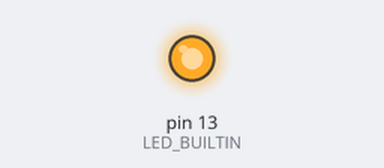
The sketch below on a simulated Arduino Uno, built with avr-gcc and run on an emulated ATmega328P. Shown: output pins drawn as LEDs (lit = HIGH).

Above: at 0.8 s.
At 7.3 s:
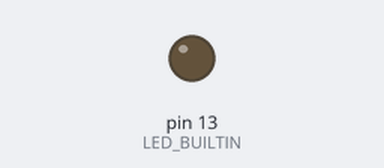
Timing chart, 0 to 9.0 s (numbered marks = the images above):
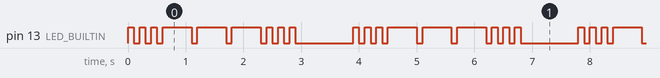

Measured:
- by itself, pin 13 (LED_BUILTIN): repeats every 3.9 s: 2 × (LOW 0.10 s, HIGH 0.10 s), 3 × (LOW 0.10 s, HIGH 0.50 s), 3 × (LOW 0.10 s, HIGH 0.10 s), LOW 1.0 s, HIGH 0.10 s
- by itself, everything shown: repeats every 3.9 s, in 18 steps

The sketch:

SOS.ino
```cpp
// the setup function runs once when you press reset or power the board
void setup() {
  // initialize digital pin LED_BUILTIN as an output.
  pinMode(LED_BUILTIN, OUTPUT);
}

// the loop function runs over and over again forever
void loop() {
  digitalWrite(LED_BUILTIN, HIGH);
  delay(100);
  digitalWrite(LED_BUILTIN, LOW);
  delay(100);
  digitalWrite(LED_BUILTIN, HIGH);
  delay(100);
  digitalWrite(LED_BUILTIN, LOW);
  delay(100);
  digitalWrite(LED_BUILTIN, HIGH);
  delay(100);
  digitalWrite(LED_BUILTIN, LOW);
  delay(100);
  // wait for a second


  digitalWrite(LED_BUILTIN, HIGH);
  delay(500);
  digitalWrite(LED_BUILTIN, LOW);
  delay(100);
  digitalWrite(LED_BUILTIN, HIGH);
  delay(500);
  digitalWrite(LED_BUILTIN, LOW);
  delay(100);
  digitalWrite(LED_BUILTIN, HIGH);
  delay(500);
  digitalWrite(LED_BUILTIN, LOW);
  delay(100);

  digitalWrite(LED_BUILTIN, HIGH);
  delay(100);
  digitalWrite(LED_BUILTIN, LOW);
  delay(100);
  digitalWrite(LED_BUILTIN, HIGH);
  delay(100);
  digitalWrite(LED_BUILTIN, LOW);
  delay(100);
  digitalWrite(LED_BUILTIN, HIGH);
  delay(100);
  digitalWrite(LED_BUILTIN, LOW);
  delay(1000);
  // wait for a second
}
```
